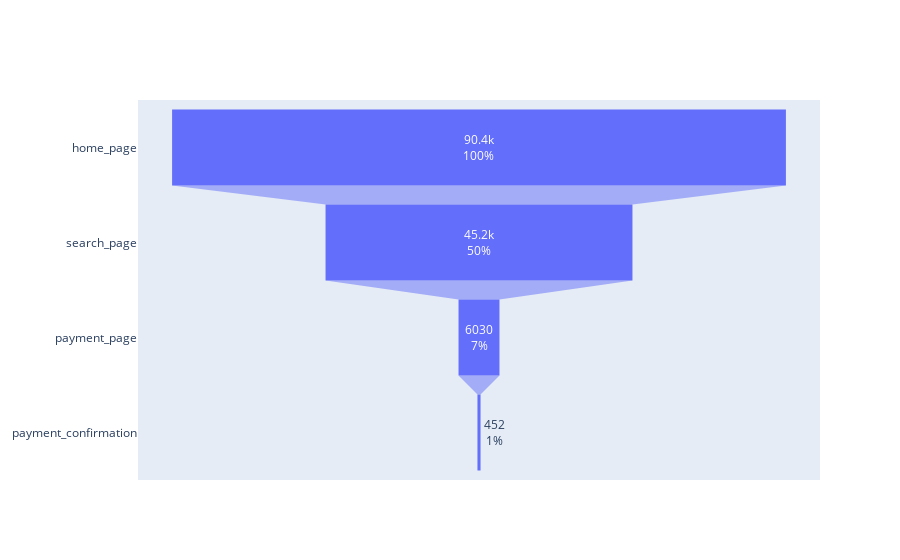

Notebook cell for this chart:
### Markdown cell above
# Funnel

### Code cell
fig = go.Figure(go.Funnel(y=pages,
                          x=df[pages].sum().values,
                          textinfo="value+percent initial"))
fig.show()

### Figure 1 — Plotly figure (JSON) as saved in the notebook; plotly's stock layout.template omitted (floating-point values rounded to 4 significant figures)
{"data": [{"textinfo": "value+percent initial", "type": "funnel", "x": [90400, 45200, 6030, 452], "y": ["home_page", "search_page", "payment_page", "payment_confirmation"]}], "layout": {}}
